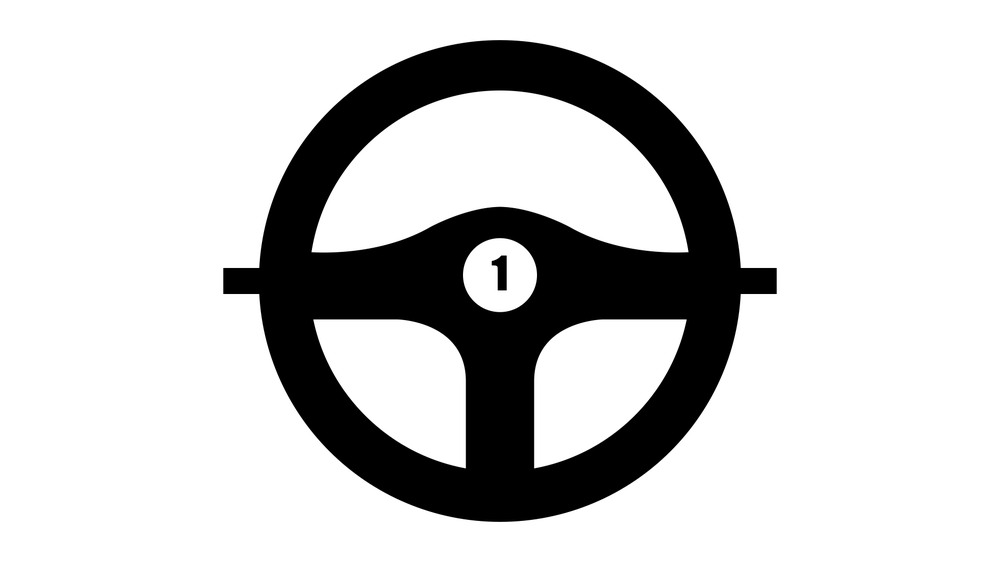
#> input picture PlateRace/controller/util/controller.png, 1000 x 562 px, shrunk from 1920 x 1080 before the run
$ python contours.py
#> lines starting #> are read from the running program, lines starting #| are printed output that depends on the picture; after the words box and inside, x2 and y2 are one past the last pixel; in counts of white or black regions, pixels touching at a corner belong together
"""

This code is adapted from OpenCV Course - Full Tutorial with Python
https://www.youtube.com/watch?v=oXlwWbU8l2o&t=56s

Contours are the boundaries of objects, the line or curve that connects the continuous points along the boundary of an object
Not the same as edges from mathematical point of view
Contours are useful for object detection and recognition
"""

import cv2 as cv
import numpy as np

img = cv.imread('./controller.png')
#> img is the input picture: shape (562, 1000, 3); min 0, max 255, mean 204.7
cv.imshow("Controller", img)

blank = np.zeros(img.shape, dtype='uint8')
cv.imshow("Blank", blank)

gray = cv.cvtColor(img, cv.COLOR_BGR2GRAY)
cv.imshow("Gray", gray)

# This can help with more complex shapes
# blur = cv.GaussianBlur(gray, (5,5), cv.BORDER_DEFAULT)

canny = cv.Canny(img, 125, 175)
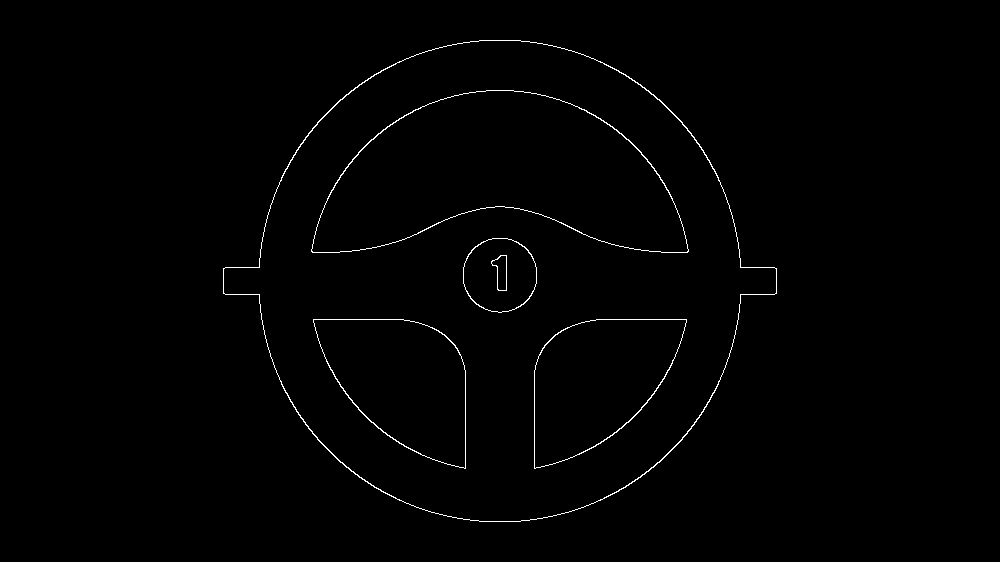
#> canny: shape (562, 1000); 0.79% white in thin lines or dots, all inside (x1, y1, x2, y2) = (223, 40, 777, 522)
cv.imshow("Canny Edges", canny)

# This reduced the contours found. Thresholding binarizes the image ie black or white
ret, thresh = cv.threshold(gray, 125, 255, cv.THRESH_BINARY)
#> thresh: shape (562, 1000); 80.3% white; 2 black regions
cv.imshow("Thresh", thresh)

contours, hierarchies = cv.findContours(thresh, cv.RETR_LIST, cv.CHAIN_APPROX_NONE)
#> contours = 7 contours; box (x1, y1, x2, y2) and area: (0, 0, 1000, 562) 560439, (222, 39, 778, 523) 185111, (312, 90, 688, 253) 38756, (313, 319, 466, 468) 15028, (534, 319, 687, 468) 15021, (463, 238, 537, 312) 4197, (491, 255, 508, 291) 381
print(f'{len(contours)} contour(s) found!')
#| 7 contour(s) found!


# draw the contours onto the blank canvas (-1 because we want all the contours), last number is thickness
cv.drawContours(blank, contours, -1, (0,0,255), 2)
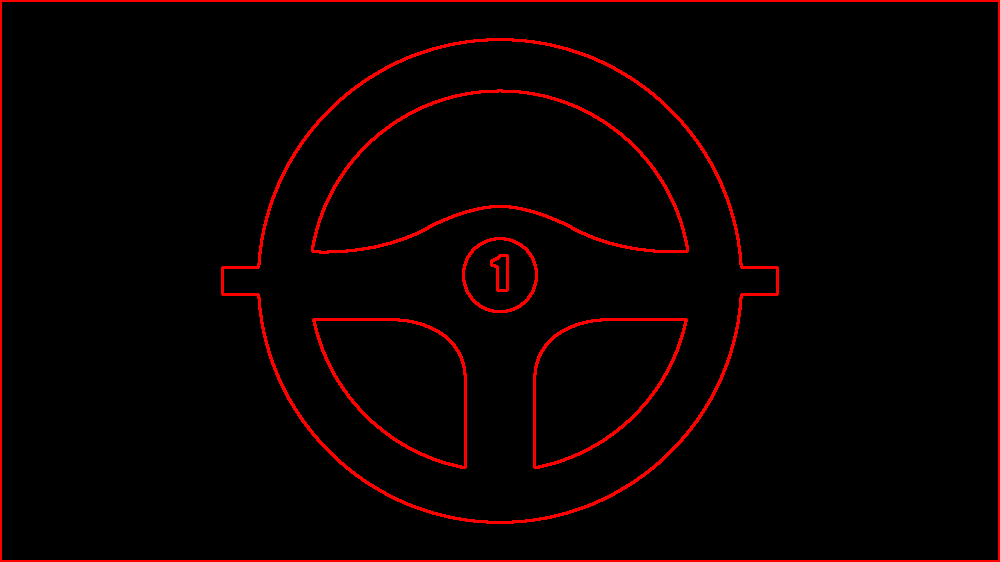
#> blank: shape (562, 1000, 3); mean of channels 0, 1, 2 0, 0, 8.8; drawn as B, G, R
cv.imshow("Contours Drawn", blank)

cv.waitKey(0)
